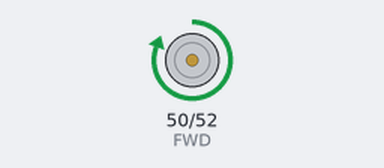
The sketch below on a simulated Arduino Mega 2560, built with avr-gcc and run on an emulated ATmega2560. Shown: motor-driver pin pairs drawn as motors (green arrow = first pin HIGH = forward, orange = second pin HIGH = backward, longer = more drive).

Above: at 1.0 s.
At 2.2 s:
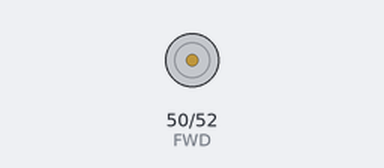
At 3.5 s:
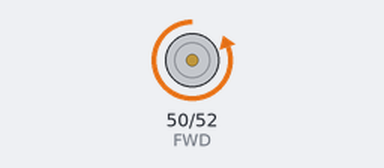
Timing chart, 0 to 6.5 s (numbered marks = the images above):
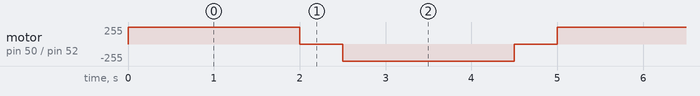

Measured:
- by itself, motor on pin 50 (FWD) / pin 52 (REV): repeats every 5.0 s: stopped 0.50 s, backward 255/255 2.0 s, stopped 0.50 s, forward 255/255 2.0 s

The sketch:

Thin_SPST_Relay_Linear_Actuator.ino
```cpp
#define FWD 50
#define REV 52

void setup() {
  // put your setup code here, to run once:
  Serial.begin(9600);
  pinMode(FWD, OUTPUT);
  pinMode(REV, OUTPUT);
}

void loop() {
  // put your main code here, to run repeatedly:
  digitalWrite(FWD, HIGH);
  delay(2000);
  digitalWrite(FWD, LOW);
  delay(500);
  digitalWrite(REV, HIGH);
  delay(2000);
  digitalWrite(REV, LOW);
  delay(500);
}
```
